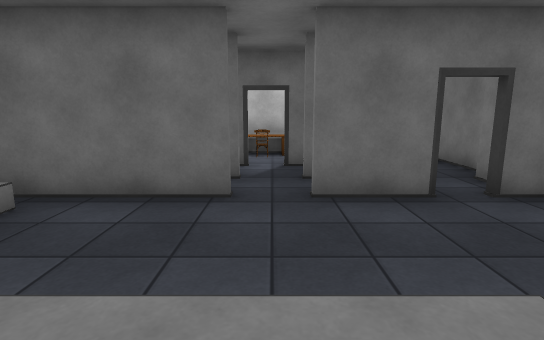
[1] (above)

14 first-person views from a walk through a Unity game level. The camera is 1.4 m above the floor, tilts 10° down and sees 80° across. Doors are open. The floor is counted in squares, 1 m on a side. Each view is taken from the middle of a square. On the plan, view 1 faces up. The plan holds only what a view shows up to about 15 squares ahead; the rest is blank. The player character is not drawn. Surface patterns are stand-ins for the level's own textures.

[2]
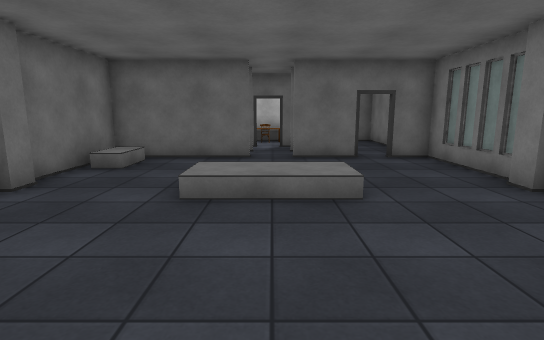

[3]
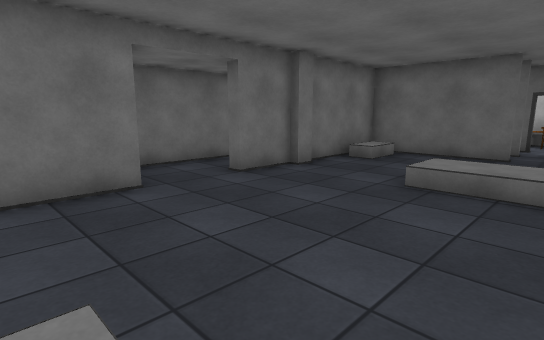

[4]
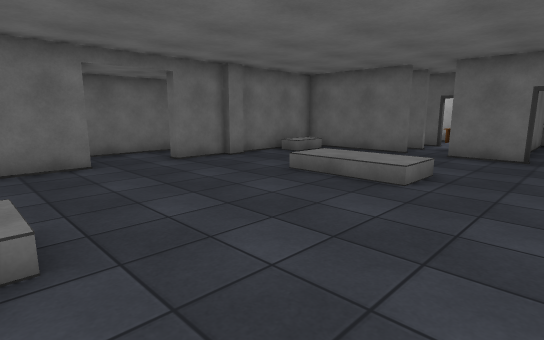

[5]
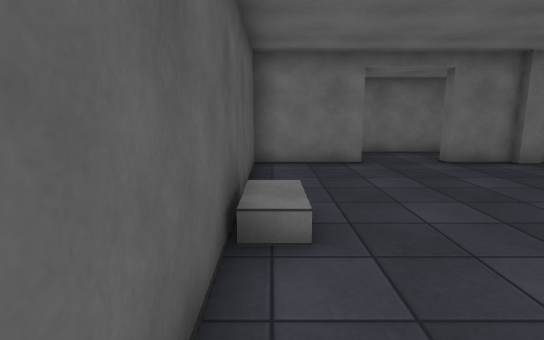

[6]
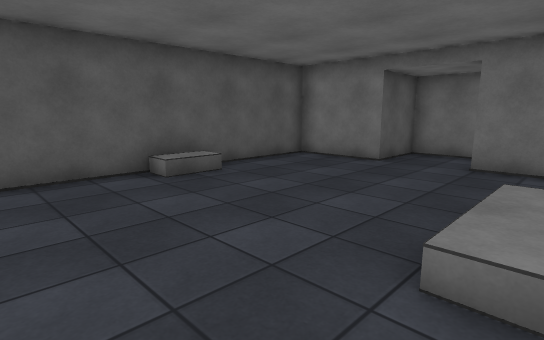

[7]
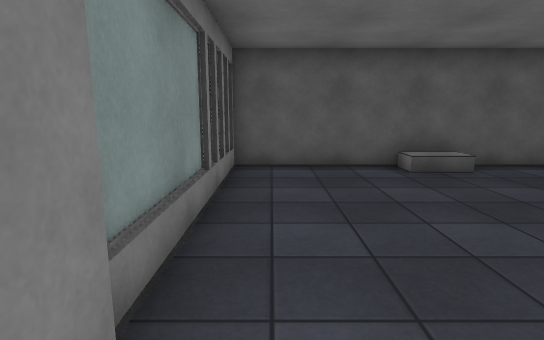

[8]
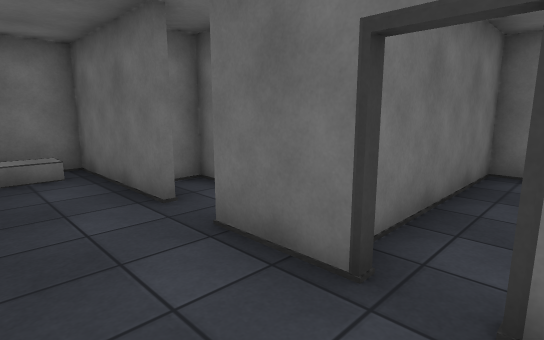

[9]
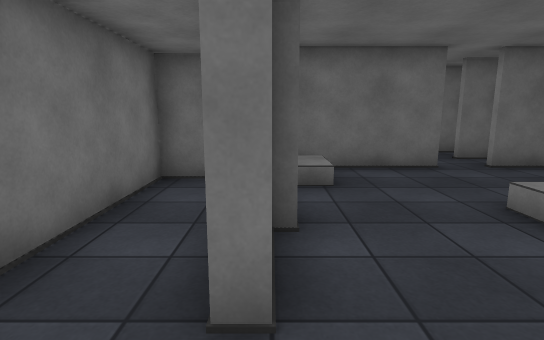

[10]
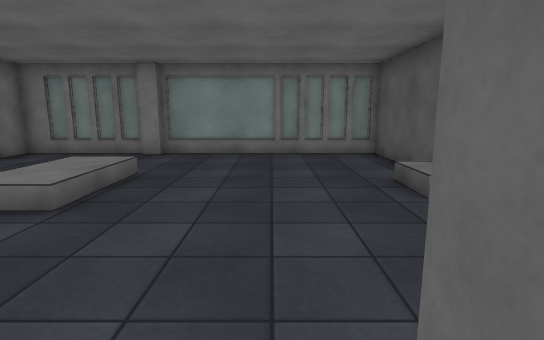

[11]
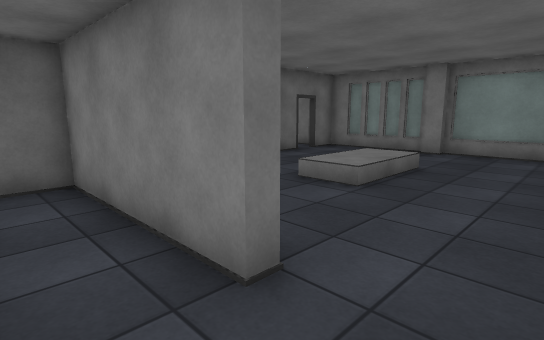

[12]
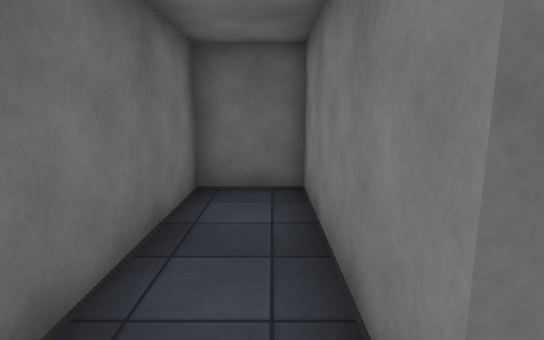

[13]
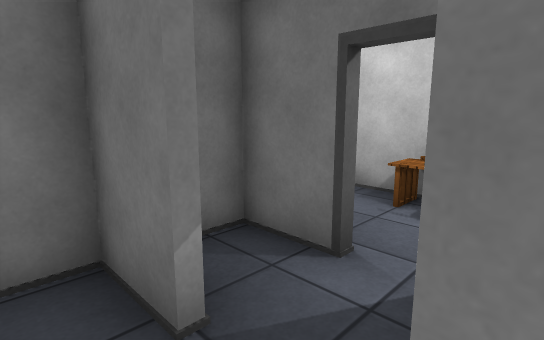

[14]
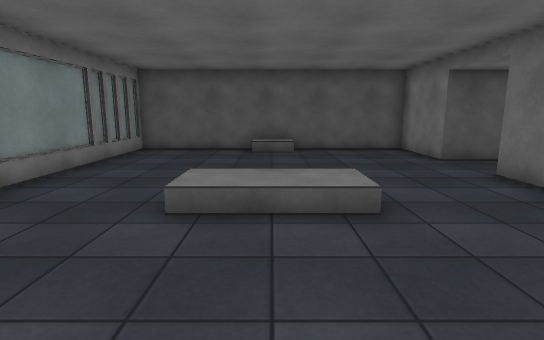

### Floor plan
Key: @ floor where view 1 was taken; # wall or solid block; . main floor; : floor 0.5 m higher than the main floor; / step, stairs or slope; D open door; T table; O other object.
Columns run from 8 left of view 1 to 5 right of it. Each row starts with its distance up from view 1.
 11        TT
 10       ... #
  9       ##D##
  8       #...#
  7       ##.##
  6       #...####
  5    #####.##.##
  4 ####O........#
  3 #..#.........#
  2 #..#.........#
  1 #..#...:::...#
  0 #..#.../@/...#
 -1 #..#.........#
 -2 #............#
 -3 #............#
 -4 ####.........#
 -5    #.........#
 -6    #....O....#
 -7    ###########

Where each view was taken, in squares from view 1:
view 1: 0 up, 0 right, facing up
view 2: 5 down, 0 right, facing up
view 3: 6 down, 1 right, facing up-left
view 4: 6 down, 4 right, facing up-left
view 5: 6 down, 4 right, facing left
view 6: 1 up, 4 right, facing down-left
view 7: 2 up, 4 right, facing down
view 8: 3 up, 4 right, facing up-left
view 9: 3 down, 5 left, facing up
view 10: 3 down, 6 left, facing right
view 11: 3 down, 7 left, facing up-right
view 12: 2 down, 6 left, facing up
view 13: 6 up, 1 right, facing up-left
view 14: 6 up, 0 right, facing down
